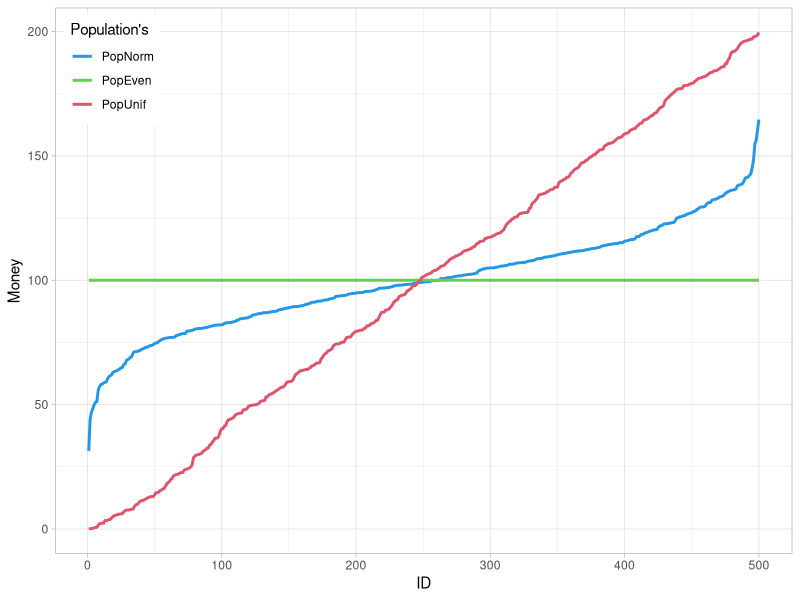
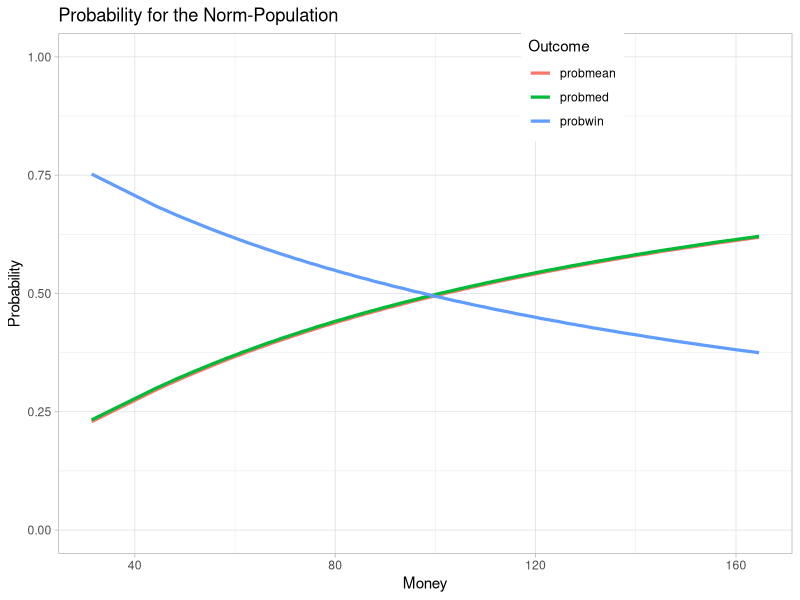
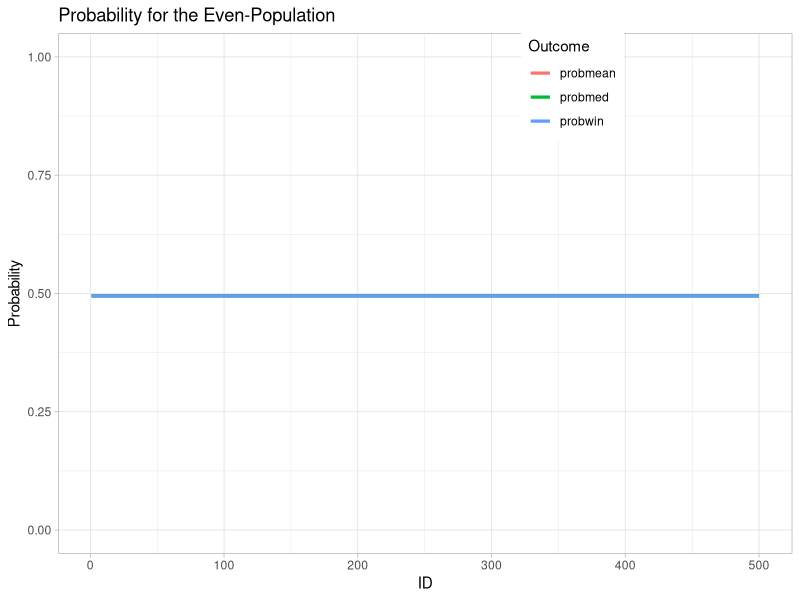
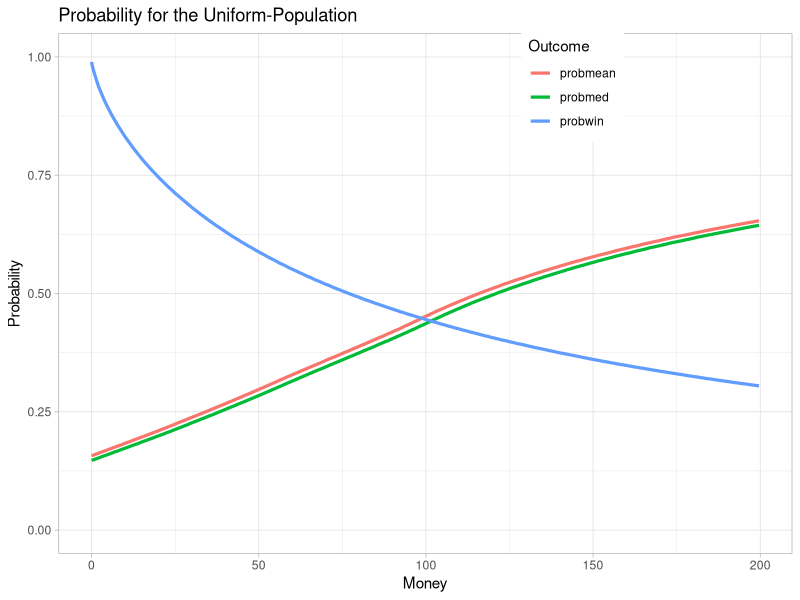
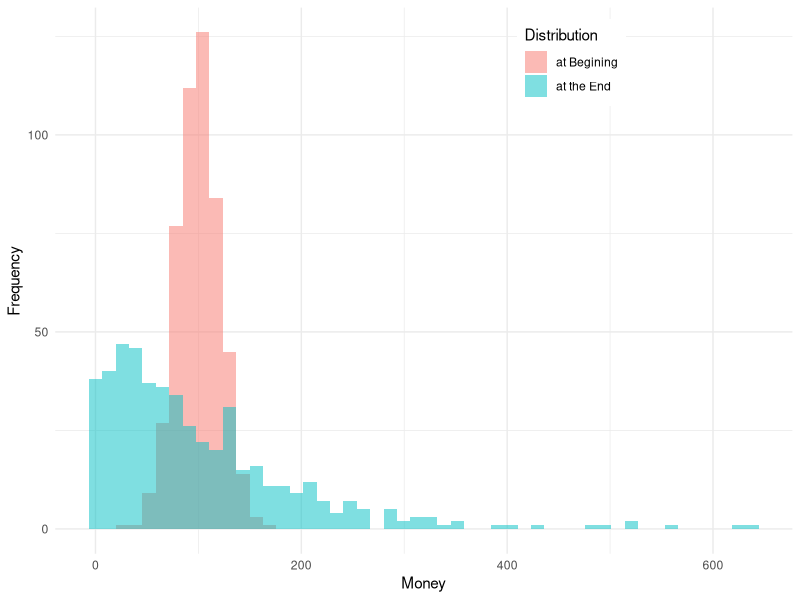
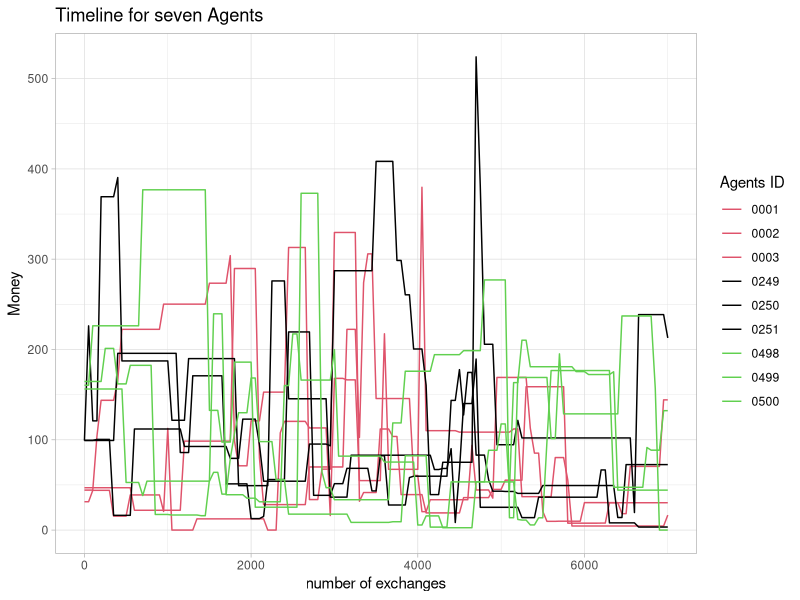

Here is the R script that generated these plots, in order: (Note: this script raises an error after producing the figures.)
library(tidyr)
library(dplyr)
library(ggplot2)

nA = 500          # number of Agents
ID = seq_len(nA)  # ID of the Agents
M0pop = 100       # Mean amount of Money in the Start-Population


# generating Start-Population

CHF_T0 <- data.frame( ID = ID,
                      PopNorm = sort(
                                 rnorm(nA, mean = M0pop, sd = 0.2 * M0pop)
                                ),
                       PopUnif = sort(
                                  runif(nA, min = 0, max = M0pop *2)
                                ),
                       PopEven = rep(M0pop, times = nA)
                       )

# ploting Start-Population

Fig01 <- pivot_longer(data.frame(CHF_T0),
                      cols = !matches("ID"),
                      names_to = "Population",
                      values_to = "Money"
                      )

Fig01$Population <- factor(Fig01$Population,
                           levels = c("PopNorm",
                                      "PopEven",
                                      "PopUnif")
                          )

ggplot(data = Fig01, aes(x = ID, y = Money, color = Population)) +
  geom_line(linewidth = 1) +
  scale_color_manual(name = "Population's",
                     values = c("PopNorm" = 4,
                                "PopEven" = 3,
                                "PopUnif" = 2)) +
  theme_light() +
  theme(legend.position = c(0.01, 0.99),
        legend.justification = c(0, 1),
        legend.background = element_rect(fill = "white"))

# generating split-options

SplitOpt <- list(Random1 = seq(0, 100) / 100,
                 Random10 = seq(0, 10) / 10,
                 Halve = c( 0.5 )
                 )

# calculating the Probability for the next exchange

prob <- function(M_dist, S_Opt) {
  Dist <- data.frame(Money = M_dist,
                     probwin = 0,
                     probmed = 0,
                     probmean = 0
                     )
  Sum <- data.frame(Money = c(min(Dist$Money),
                              max(Dist$Money),
                              median(Dist$Money),
                              mean(Dist$Money)
                              ),
                    probwin = 0,
                    probmed = 0,
                    probmean = 0
                    )
  rownames(Sum) <- c("min", "max", "med", "mean")
  M_Med <- Sum["med", "Money"]
  M_Mean <- Sum["mean", "Money"]
  for(i in 1:nrow(Dist)) {
    M_A <- Dist[i,"Money"]
    M_oA <- Dist[c(-i),"Money"]
    pwin <- M_oA*0
    pmed <- M_oA*0
    pmean <- M_oA*0
    for(ii in 1:NROW(M_oA)) {
      Pot <- M_A + M_oA[ii]
      M_out <- S_Opt * Pot
      pwin[ii] <- NROW(M_out[ M_out > M_A ]) / NROW(M_out)
      pmed[ii] <- NROW(M_out[ M_out > M_Med ]) / NROW(M_out)
      pmean[ii] <- NROW(M_out[ M_out > M_Mean ]) / NROW(M_out)
    }
    Dist[i,"probwin"] <- mean(pwin)
    Dist[i,"probmed"] <- mean(pmed)
    Dist[i,"probmean"] <- mean(pmean)
  }
  for (i in c("probwin","probmed","probmean")) {
    Sum[[i]] = c(min(Dist[[i]]),
                    max(Dist[[i]]),
                    median(Dist[[i]]),
                    mean(Dist[[i]])
    )
  }

  Output <- list(Sum = Sum, Dist = Dist)
  return(Output)
}

ntest <- 6
df <- prob(rep(100, times = ntest),SplitOpt$Random1)
round(df$Dist, digits = 2)
round(df$Sum, digits = 2)

df$Dist$Money[1] <- 50
df$Dist$Money[2] <- 150

df <- prob(df$Dist$Money,SplitOpt$Random1)
round(df$Dist, digits = 2)
round(df$Sum, digits = 2)

df$Dist$Money[3] <- 200
df$Dist$Money[2] <- 50

df <- prob(df$Dist$Money,SplitOpt$Random1)
round(df$Dist, digits = 2)
round(df$Sum, digits = 2)

CHF_T0[,c("ID", "PopNorm")]

probNorm <- prob(CHF_T0$PopNorm,SplitOpt$Random1)

Fig02 <- pivot_longer(data.frame(probNorm$Dist),
                      cols = starts_with("p"),
                      names_to = "Outcome",
                      values_to = "Probability"
)

ggplot(data = Fig02, aes(x = Money, y = Probability, color = Outcome)) +
  geom_line(linewidth = 1.1) +
  ylim(0, 1) +
  ggtitle("Probability for the Norm-Population") +
  theme_light() +
  theme(legend.position = c(0.7, 0.9),
        legend.background = element_rect(fill = "white"))

probEven <- prob(CHF_T0$PopEven,SplitOpt$Random1)

Fig03 <- pivot_longer(data.frame(ID = ID, probEven$Dist),
                      cols = starts_with("p"),
                      names_to = "Outcome",
                      values_to = "Probability"
)

ggplot(data = Fig03, aes(x = ID, y = Probability, color = Outcome)) +
  geom_line(linewidth = 1.1) +
  ylim(0, 1) +
  ggtitle("Probability for the Even-Population") +
  theme_light() +
  theme(legend.position = c(0.7, 0.9),
        legend.background = element_rect(fill = "white"))

probUnif <- prob(CHF_T0$PopUnif,SplitOpt$Random1)

Fig04 <- pivot_longer(data.frame(probUnif$Dist),
                      cols = starts_with("p"),
                      names_to = "Outcome",
                      values_to = "Probability"
)

ggplot(data = Fig04, aes(x = Money, y = Probability, color = Outcome)) +
  geom_line(linewidth = 1.1) +
  ylim(0, 1) +
  ggtitle("Probability for the Uniform-Population") +
  theme_light() +
  theme(legend.position = c(0.7, 0.9),
        legend.background = element_rect(fill = "white"))


# Simulation


ecosim <- function( n, M_dist, S_Opt, TL = 0 ) {
  df <- data.frame(ID=seq(1,NROW(M_dist)),
                   nE=0,
                   MT_S=M_dist,
                   MT_E=M_dist
                   )
  if (TL > 0) {
    M_TL <- data.frame(n0 = df$MT_S)
  }
  for(i in 1:n) {
    rdf <- sample(df$ID, size=2)
    rds <- sample(S_Opt, size=1)
    df[rdf,"nE"] <- df[rdf,"nE"] + 1
    df[rdf,"MT_E"] <- sum( df[rdf,"MT_E"]) * c(rds, 1-rds)
    if ( TL > 0 ) {
      if ( i %% TL == 0) {
        M_TL [[paste0("n",i)]]<- df$MT_E
      }
    }
  }
  Output <- list("Sum" = df)
  if ( TL > 0 ) {
    rownames(M_TL) <- df$ID
    Output$Timeline <- M_TL
  }
  return(Output)
}



df <- ecosim(7000, CHF_T0$PopNorm, SplitOpt$Random1, TL = 50)

7000/50

summary(df$Sum)
df$Timeline

Fig05 <- pivot_longer(data.frame(df$Sum),
                      cols = starts_with("MT"),
                      names_to = "Distribution",
                      values_to = "Money"
)

Fig05$Distribution <-recode(Fig05$Distribution,
                            "MT_S" = "at Begining",
                            "MT_E" = "at the End")

ggplot(Fig05, aes(x = Money, fill = Distribution)) +
  geom_histogram(position = "identity", alpha = 0.5, bins = 50) +
  ylab("Frequency") +
  theme_minimal() +
  theme(legend.position = c(0.7, 0.9),
        legend.background = element_rect(fill = "white", color = NA))



MTime <- data.frame(ID,df$Timeline)

sID <- c(1,2,3,nA/2-1,nA/2,nA/2+1,nA-2,nA-1,nA)
sMTime <- MTime[sID,]

Fig06 <- pivot_longer(data.frame(sMTime),
                      cols = !matches("ID"),
                      names_to = "Time",
                      names_prefix = "n",
                      names_transform = list(Time = as.integer),
                      values_to = "Money"
)

Fig06$ID <- sprintf("%04d", Fig06$ID)

ggplot(data = Fig06, aes(x = Time, y = Money, color = ID)) +
  geom_line() +
  ggtitle("Timeline for seven Agents") +
  xlab("number of exchanges") +
  labs(color = "Agents ID") +
  scale_color_manual(values = c(2,2,2, 1,1, 1,3,3,3)) +
  theme_light() +
  theme(legend.position = "right",
        legend.background = element_rect(fill = "white"))

pT <- 2
pT <- 7
pT <- 12
pT <- NCOL(MTime)


probNormT <- prob(MTime[,pT],SplitOpt$Random1)


Fig07 <- pivot_longer(data.frame(probNormT$Dist),
                      cols = starts_with("p"),
                      names_to = "Outcome",
                      values_to = "Probability"
)

Fig07l <- probNormT$Sum

Fig07l["med","Money"]

subTitle <- gsub("n", "",names(MTime)[pT])


ggplot(data = Fig07, aes(x = Money, y = Probability, color = Outcome)) +
  geom_point( alpha = 0.5, size = 1.5) +
  scale_color_manual(values = c(2, 3, 1)) +
  ylim(0, 1) +
  xlim(0, 5500) +

  geom_vline(xintercept = PopMed,
             linetype = "solid",
             color = "black") +
  annotate("text",
           x = Fig07l["med","Money"],
           y = 0,
           hjust = 0,
           label = paste(" Population Median =", round(Fig07l["med","Money"], 0)),
           color = "black") +

  geom_vline(xintercept = Fig07l["mean","Money"],
             linetype = "dashed",
             color = "black") +
  annotate("text",
           x = PopMean,
           y = 0.08,
           hjust = 0,
           label = paste(" Population Mean =", round(Fig07l["mean","Money"], 0)),
           color = "black") +

  geom_hline(yintercept = Fig07l["mean","probmed"],
             linetype = "solid",
             color = 3) +
  annotate("text",
           x = 5500,
           y = Fig07l["mean","probmed"] * 1.05,
           hjust = 1,
           vjust = 0,
           label = paste(" Population Probability =", round(Fig07l["mean","probmed"], 2)),
           color = 3) +

  geom_hline(yintercept = Fig07l["mean","probmean"],
             linetype = "solid",
             color = 2) +
  annotate("text",
           x = 5500,
           y = Fig07l["mean","probmean"]*0.95,
           hjust = 1,
           vjust = 1,
           label = paste(" Population Probability =", round(Fig07l["mean","probmean"], 2)),
           color = 2) +

  labs(title = "Probability for the Norm-Population") +
  annotate("text",
           x = 0,
           y = 1,
           hjust = 0,
           vjust = 0,
           label = paste(" (number of exchanges = ", subTitle, ")"),
           color = "black") +

  theme_light() +
  theme(legend.position = c(0.93, 0.95),
        legend.background = element_rect(fill = "white"))



probt <- function(M_dist, S_Opt) {
  pnt <- prob(M_dist[,1],S_Opt)
  tx <- as.numeric(gsub("n", "",colnames(M_dist)[1]))
  pnts <- data.frame(Time = rep(tx, times = 4),
                     Res = colnames(pnt$Sum),
                     t(pnt$Sum)
                     )
  for(i in 2:ncol(M_dist)) {
    pnt <- prob(M_dist[,i],S_Opt)
    tx <- as.numeric(gsub("n", "",colnames(M_dist)[i]))
    pnti <- data.frame(Time = rep(tx, times = 4),
                       Res = colnames(pnt$Sum),
                       t(pnt$Sum)
                       )
    pnts <- rbind(pnts,pnti)
  }
  rownames(pnts) <- NULL
  return(pnts)
}

probNormt <- probt(df$Timeline,SplitOpt$Random1)
probNormt


Fig08 <- probNormt[probNormt$Res=="Money",]

ggplot(data = Fig08, aes(x = Time)) +
  geom_ribbon(aes(ymin = min, ymax = max), fill = 4, alpha = 0.1) +
  geom_line(aes(y = min), color = 4, linetype = "dotted", size = 0.8) +
  geom_line(aes(y = max), color = 4, linetype = "dotted", size = 0.8) +
  geom_line(aes(y = mean, color = "Mean", linetype = "Mean"), size = 1) +
  geom_line(aes(y = med, color = "Median", linetype = "Median"), size = 1) +
  ggtitle("Timeline - Money") +
  xlab("number of exchanges") +
  ylab("Money") +
  scale_color_manual(name = "Population", values = c("Mean" = 4, "Median" = 4)) +
  scale_linetype_manual(name = "Population", values = c("Mean" = "dashed", "Median" = "solid")) +
  theme_light() +
  theme(legend.position = c(0.01, 1),
        legend.justification = c(0, 1),
        legend.background = element_rect(fill = "white"))

Fig09 <- probNormt[probNormt$Res=="probwin",]

ggplot(data = Fig09, aes(x = Time)) +
  geom_line(aes(y = mean, color = "Mean", linetype = "Mean"), size = 1) +
  geom_line(aes(y = med, color = "Median", linetype = "Median"), size = 1) +
  ggtitle("Timeline - Probability to gain Money") +
  xlab("number of exchanges") +
  ylab("Probability") +
  ylim(0.45, 0.55) +
  scale_color_manual(name = "Population", values = c("Mean" = 1, "Median" = 1)) +
  scale_linetype_manual(name = "Population", values = c("Mean" = "dashed", "Median" = "solid")) +
  theme_light() +
  theme(legend.position = c(0.01, 1),
        legend.justification = c(0, 1),
        legend.background = element_rect(fill = "white"))

Fig10 <- probNormt[probNormt$Res=="probmed",]

ggplot(data = Fig10, aes(x = Time)) +
  geom_line(aes(y = mean, color = "Mean", linetype = "Mean"), size = 1) +
  geom_line(aes(y = med, color = "Median", linetype = "Median"), size = 1) +
  ggtitle("Timeline - Probability to gain more than the Median of Money") +
  xlab("number of exchanges") +
  ylab("Probability") +
  ylim(0.45, 0.55) +
  scale_color_manual(name = "Population", values = c("Mean" = 3, "Median" = 3)) +
  scale_linetype_manual(name = "Population", values = c("Mean" = "dashed", "Median" = "solid")) +
  theme_light() +
  theme(legend.position = c(0.01, 1),
        legend.justification = c(0, 1),
        legend.background = element_rect(fill = "white"))

Fig11 <- probNormt[probNormt$Res=="probmean",]

ggplot(data = Fig11, aes(x = Time)) +
  geom_line(aes(y = mean, color = "Mean", linetype = "Mean"), size = 1) +
  geom_line(aes(y = med, color = "Median", linetype = "Median"), size = 1) +
  ggtitle("Timeline - Probability to gain more than the Mean of Money") +
  xlab("number of exchanges") +
  ylab("Probability") +
  ylim(0.25, 0.55) +
  scale_color_manual(name = "Population", values = c("Mean" = 2, "Median" = 2)) +
  scale_linetype_manual(name = "Population", values = c("Mean" = "dashed", "Median" = "solid")) +
  theme_light() +
  theme(legend.position = c(1, 1),
        legend.justification = c(1, 1),
        legend.background = element_rect(fill = "white"))

Fig12 <- probNormt[probNormt$Res!="Money",c("Time","Res","mean")]

ggplot(data = Fig12, aes(x = Time, y = mean, color = Res)) +
  geom_line(size = 1) +
  scale_color_manual(name = NULL, values = c(2, 3, 1),
                     labels = c("gain more than the Mean",
                                "gain more than the Median",
                                "gain")) +
  ggtitle("Probability to ... of Money - Timeline") +
  xlab("number of exchanges") +
  ylab("Mean-Probability in the Population") +
  ylim(0.35, 0.55) +
  theme_light() +
  theme(legend.position = c(0.01, 1),
        legend.justification = c(0, 1),
        legend.background = element_rect(fill = "white"))



